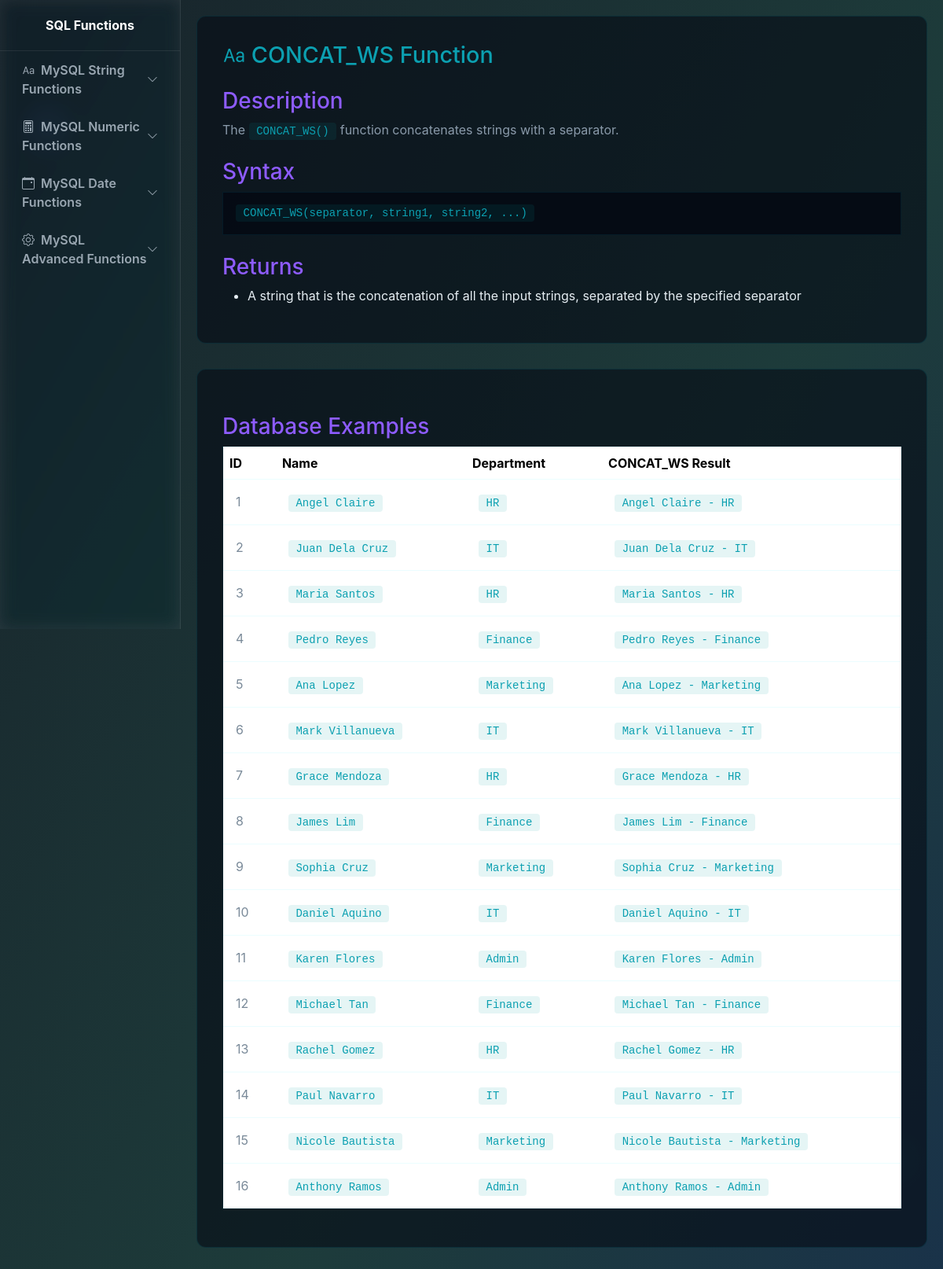
/pages/string/concat_ws.php, run on the app's committed database.
### tables this page shows
CREATE TABLE `employee` (
  `ID` int(11) NOT NULL,
  `Name` varchar(50) NOT NULL,
  `Department` varchar(50) NOT NULL,
  `Salary` decimal(10,2) NOT NULL,
  `Hire_Date` date NOT NULL
);

### pages/string/concat_ws.php (the view, shortened to what this page needs)
<!DOCTYPE html>
<html lang="en">
<head>
  <link href="https://cdn.jsdelivr.net/npm/bootstrap@5.3.2/dist/css/bootstrap.min.css" rel="stylesheet">
  <link href="https://cdn.jsdelivr.net/npm/bootstrap-icons@1.10.5/font/bootstrap-icons.css" rel="stylesheet">
    <link href="/IT223-TASK3/style.css" rel="stylesheet">
</head>
<body>
  <aside class="sidebar" id="sidebar">
    <div class="brand">
      <div class="fw-bold">SQL Functions</div>
    </div>
    <nav class="px-2">
      <a class="nav-link d-flex justify-content-between align-items-center"
         data-bs-toggle="collapse" href="#stringFunctions" role="button"
         aria-expanded="false" aria-controls="stringFunctions">
        <span><i class="bi bi-type me-2"></i>MySQL String Functions</span>
        <i class="bi bi-chevron-down small"></i>
      </a>
      <a class="nav-link d-flex justify-content-between align-items-center"
         data-bs-toggle="collapse" href="#numericFunctions" role="button"
         aria-expanded="false" aria-controls="numericFunctions">
        <span><i class="bi bi-calculator me-2"></i>MySQL Numeric Functions</span>
        <i class="bi bi-chevron-down small"></i>
      </a>
      <a class="nav-link d-flex justify-content-between align-items-center"
         data-bs-toggle="collapse" href="#dateFunctions" role="button"
         aria-expanded="false" aria-controls="dateFunctions">
        <span><i class="bi bi-calendar-event me-2"></i>MySQL Date Functions</span>
        <i class="bi bi-chevron-down small"></i>
      </a>
      <a class="nav-link d-flex justify-content-between align-items-center"
         data-bs-toggle="collapse" href="#advancedFunctions" role="button"
         aria-expanded="false" aria-controls="advancedFunctions">
        <span><i class="bi bi-gear me-2"></i>MySQL Advanced Functions</span>
        <i class="bi bi-chevron-down small"></i>
      </a>
    </nav>
  </aside>
<div class="page-content">
  <div class="function-card">
    <h2><i class="bi bi-type me-2"></i>CONCAT_WS Function</h2>
    <h3>Description</h3>
    <p>The <code>CONCAT_WS()</code> function concatenates strings with a separator.</p>
    <h3>Syntax</h3>
    <pre><code>CONCAT_WS(separator, string1, string2, ...)</code></pre>
    <h3>Returns</h3>
    <ul style="color: #e6eef3;">
      <li>A string that is the concatenation of all the input strings, separated by the specified separator</li>
    </ul>
  </div>
  <div class="function-card">
    <h3>Database Examples</h3>
    <table class="table example-table">
      <thead>
        <tr>
          <th>ID</th>
          <th>Name</th>
          <th>Department</th>
          <th>CONCAT_WS Result</th>
        </tr>
      </thead>
      <tbody>
        <?php
          include "../../config.php";
              $sql = "SELECT ID, Name, Department, CONCAT_WS(' - ', Name, Department) AS concat_ws_result FROM employee LIMIT 20";
              $result = $conn->query($sql);
              if ($result) {
                while ($row = $result->fetch_assoc()) {
                  echo "<tr>";
                  echo "<td>" . htmlspecialchars($row['ID']) . "</td>";
                  echo "<td><code>" . htmlspecialchars($row['Name']) . "</code></td>";
                  echo "<td><code>" . htmlspecialchars($row['Department']) . "</code></td>";
                  echo "<td><code>" . htmlspecialchars($row['concat_ws_result']) . "</code></td>";
                  echo "</tr>";
                }
              } else {
                echo "<tr><td colspan=\"4\">Query error: " . htmlspecialchars($conn->error) . "</td></tr>";
              }
        ?>
      </tbody>
    </table>
  </div>
</div>
</body>
</html>

### style.css (style rules this page uses)
:root { --bg:#0B0F16; --card: rgba(255,255,255,0.05); --glass: rgba(255, 255, 255, 0.06); --glass1: rgba(13, 43, 70, 0.712); --accent1:#00E5FF; --accent2:#8E5CFF; --accent3:#0ca0b1; --muted:#9AA7B2; --glass-border: rgba(255,255,255,0.08); --cardA: rgba(69, 47, 140, 0.701); }
body { margin: 0; font-family: Inter, system-ui, -apple-system, "Segoe UI", Roboto, "Helvetica Neue", Arial; color: #e6eef3; min-height: 100vh; background: radial-gradient(600px 400px at 10% 10%, rgba(92,110,255,0.06), transparent 8%), radial-gradient(700px 450px at 90% 90%, rgba(0,229,168,0.04), transparent 8%); position: relative; overflow-x: hidden; }
.sidebar { width: 230px; position: fixed; height: 100vh; top: 0; left: 0; background: var(--glass); backdrop-filter: blur(10px) saturate(120%); border-right: 1px solid var(--glass-border); color: white; display: flex; flex-direction: column; transition: all .3s ease; z-index: 3000; overflow: hidden; }
.sidebar .brand { text-align: center; padding: 20px; border-bottom: 1px solid var(--glass-border); }
.sidebar nav { flex: 1; overflow-y: auto; padding-bottom: 20px; }
.sidebar nav a, .sidebar nav .nav-link { display: block; color: var(--muted); padding: 12px 20px; text-decoration: none; font-weight: 600; border-radius: 8px; transition: all .2s; }
.page-content { margin-left: 230px; padding: 20px; background: transparent; transition: margin-left .3s; }
h2, h3, h5, h6 { color: var(--accent1); }
.function-card { background: rgba(6, 11, 20, 0.6); border: 1px solid rgba(0, 229, 255, 0.1); border-radius: 12px; padding: 2rem; margin-bottom: 2rem; }
.function-card h2 { color: var(--accent3); font-size: 1.8rem; }
.function-card h3 { color: var(--accent2); margin-top: 1.5rem; }
.function-card p { color: #8a9aaa; }
.function-card code { background: rgba(0, 155, 155, 0.1); color: var(--accent3); padding: 0.2rem 0.6rem; border-radius: 4px; font-family: "Courier New", monospace; }
.function-card pre { background: rgba(6, 11, 20, 0.9); border: 1px solid rgba(0, 229, 255, 0.08); padding: 1rem; overflow-x: auto; color: var(--accent3); }
.example-table { background: rgba(6, 11, 20, 0.5); border: 1px solid rgba(0, 229, 255, 0.08); border-radius: 8px; }
.example-table thead { background: rgba(6, 11, 20, 0.8); color: var(--accent3); }
.example-table td { color: #7a8a99; padding: 1rem; }

### data on the page
employee: ID "1", Name "Angel Claire", Department "HR", concat_ws_result "Angel Claire - HR"
employee: ID "2", Name "Juan Dela Cruz", Department "IT", concat_ws_result "Juan Dela Cruz - IT"
employee: ID "3", Name "Maria Santos", Department "HR", concat_ws_result "Maria Santos - HR"
employee: ID "4", Name "Pedro Reyes", Department "Finance", concat_ws_result "Pedro Reyes - Finance"
employee: ID "5", Name "Ana Lopez", Department "Marketing", concat_ws_result "Ana Lopez - Marketing"
employee: ID "6", Name "Mark Villanueva", Department "IT", concat_ws_result "Mark Villanueva - IT"
employee: ID "7", Name "Grace Mendoza", Department "HR", concat_ws_result "Grace Mendoza - HR"
employee: ID "8", Name "James Lim", Department "Finance", concat_ws_result "James Lim - Finance"
employee: ID "9", Name "Sophia Cruz", Department "Marketing", concat_ws_result "Sophia Cruz - Marketing"
employee: ID "10", Name "Daniel Aquino", Department "IT", concat_ws_result "Daniel Aquino - IT"
employee: ID "11", Name "Karen Flores", Department "Admin", concat_ws_result "Karen Flores - Admin"
employee: ID "12", Name "Michael Tan", Department "Finance", concat_ws_result "Michael Tan - Finance"
employee: ID "13", Name "Rachel Gomez", Department "HR", concat_ws_result "Rachel Gomez - HR"
employee: ID "14", Name "Paul Navarro", Department "IT", concat_ws_result "Paul Navarro - IT"
employee: ID "15", Name "Nicole Bautista", Department "Marketing", concat_ws_result "Nicole Bautista - Marketing"
employee: ID "16", Name "Anthony Ramos", Department "Admin", concat_ws_result "Anthony Ramos - Admin"
